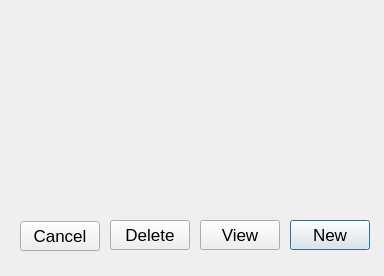
<?xml version="1.0" encoding="UTF-8"?>
<ui version="4.0">
 <class>DisplayBrowserDialog</class>
 <widget class="QDialog" name="DisplayBrowserDialog">
  <property name="windowModality">
   <enum>Qt::ApplicationModal</enum>
  </property>
  <property name="geometry">
   <rect>
    <x>0</x>
    <y>0</y>
    <width>384</width>
    <height>276</height>
   </rect>
  </property>
  <property name="font">
   <font>
    <pointsize>13</pointsize>
   </font>
  </property>
  <property name="windowTitle">
   <string>Manage Displays</string>
  </property>
  <widget class="Q3ListBox" name="displayListBox">
   <property name="geometry">
    <rect>
     <x>20</x>
     <y>20</y>
     <width>350</width>
     <height>190</height>
    </rect>
   </property>
  </widget>
  <widget class="QPushButton" name="newButton">
   <property name="geometry">
    <rect>
     <x>290</x>
     <y>220</y>
     <width>80</width>
     <height>30</height>
    </rect>
   </property>
   <property name="text">
    <string>New</string>
   </property>
  </widget>
  <widget class="QPushButton" name="viewButton">
   <property name="geometry">
    <rect>
     <x>200</x>
     <y>220</y>
     <width>80</width>
     <height>30</height>
    </rect>
   </property>
   <property name="text">
    <string>View</string>
   </property>
  </widget>
  <widget class="QPushButton" name="deleteButton">
   <property name="geometry">
    <rect>
     <x>110</x>
     <y>220</y>
     <width>80</width>
     <height>30</height>
    </rect>
   </property>
   <property name="text">
    <string>Delete</string>
   </property>
  </widget>
  <widget class="QPushButton" name="cancelButton">
   <property name="geometry">
    <rect>
     <x>20</x>
     <y>221</y>
     <width>80</width>
     <height>30</height>
    </rect>
   </property>
   <property name="text">
    <string>Cancel</string>
   </property>
  </widget>
 </widget>
 <layoutdefault spacing="6" margin="11"/>
 <pixmapfunction>qPixmapFromMimeSource</pixmapfunction>
 <customwidgets>
  <customwidget>
   <class>Q3Frame</class>
   <extends>QFrame</extends>
   <header>Qt3Support/Q3Frame</header>
   <container>1</container>
  </customwidget>
  <customwidget>
   <class>Q3ListBox</class>
   <extends>Q3Frame</extends>
   <header>q3listbox.h</header>
  </customwidget>
 </customwidgets>
 <includes>
  <include location="local">dao/setupdao.h</include>
 </includes>
 <resources/>
 <connections/>
</ui>
